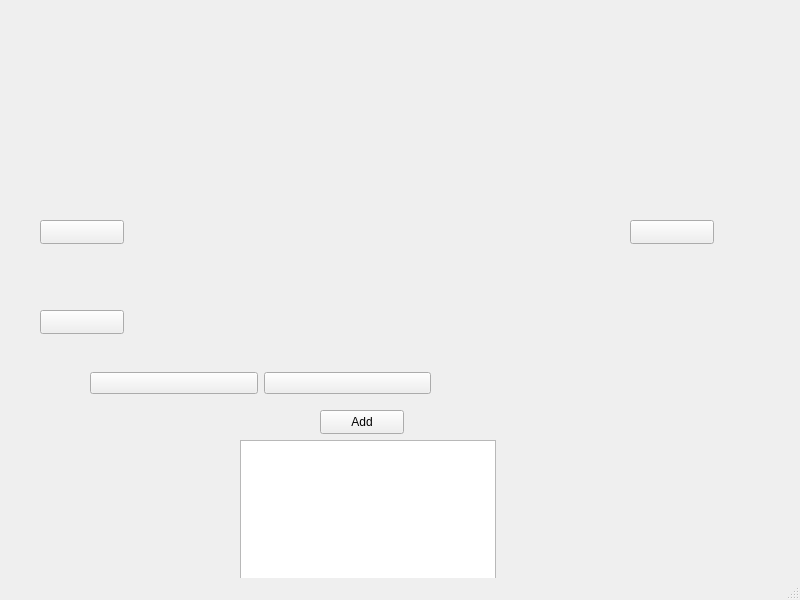
<?xml version="1.0" encoding="UTF-8"?>
<ui version="4.0">
 <class>GameSet</class>
 <widget class="QMainWindow" name="GameSet">
  <property name="geometry">
   <rect>
    <x>0</x>
    <y>0</y>
    <width>800</width>
    <height>600</height>
   </rect>
  </property>
  <property name="windowTitle">
   <string>MainWindow</string>
  </property>
  <widget class="QWidget" name="centralwidget">
   <widget class="QPushButton" name="pushButton">
    <property name="geometry">
     <rect>
      <x>630</x>
      <y>220</y>
      <width>84</width>
      <height>24</height>
     </rect>
    </property>
    <property name="text">
     <string/>
    </property>
   </widget>
   <widget class="QPushButton" name="nextBt">
    <property name="geometry">
     <rect>
      <x>40</x>
      <y>310</y>
      <width>84</width>
      <height>24</height>
     </rect>
    </property>
    <property name="text">
     <string/>
    </property>
   </widget>
   <widget class="QPushButton" name="frontBt">
    <property name="geometry">
     <rect>
      <x>40</x>
      <y>220</y>
      <width>84</width>
      <height>24</height>
     </rect>
    </property>
    <property name="text">
     <string/>
    </property>
   </widget>
   <widget class="QPushButton" name="btnAddMusic">
    <property name="geometry">
     <rect>
      <x>320</x>
      <y>410</y>
      <width>84</width>
      <height>24</height>
     </rect>
    </property>
    <property name="text">
     <string>Add</string>
    </property>
   </widget>
   <widget class="QListWidget" name="listWidget">
    <property name="geometry">
     <rect>
      <x>240</x>
      <y>440</y>
      <width>256</width>
      <height>192</height>
     </rect>
    </property>
   </widget>
   <widget class="QWidget" name="">
    <property name="geometry">
     <rect>
      <x>90</x>
      <y>370</y>
      <width>341</width>
      <height>26</height>
     </rect>
    </property>
    <layout class="QHBoxLayout" name="horizontalLayout">
     <item>
      <widget class="QPushButton" name="playBtn">
       <property name="text">
        <string/>
       </property>
      </widget>
     </item>
     <item>
      <widget class="QPushButton" name="pauseBtn">
       <property name="text">
        <string/>
       </property>
      </widget>
     </item>
    </layout>
   </widget>
  </widget>
  <widget class="QMenuBar" name="menubar">
   <property name="geometry">
    <rect>
     <x>0</x>
     <y>0</y>
     <width>800</width>
     <height>25</height>
    </rect>
   </property>
  </widget>
  <widget class="QStatusBar" name="statusbar"/>
 </widget>
 <resources/>
 <connections/>
 <slots>
  <slot>changeVolume()</slot>
 </slots>
</ui>
